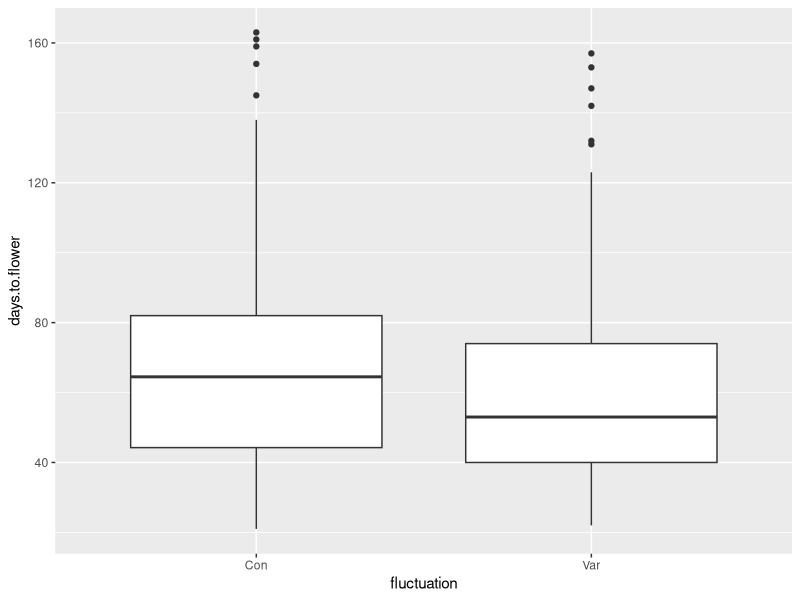
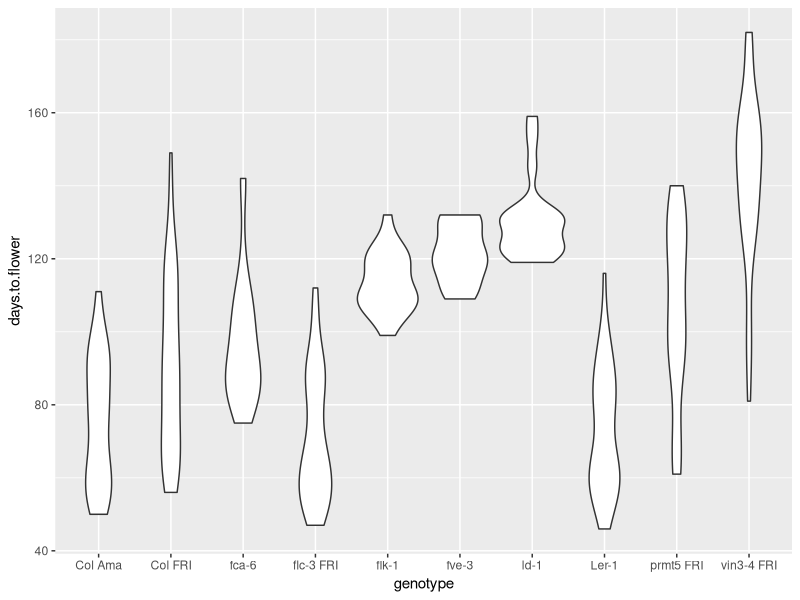
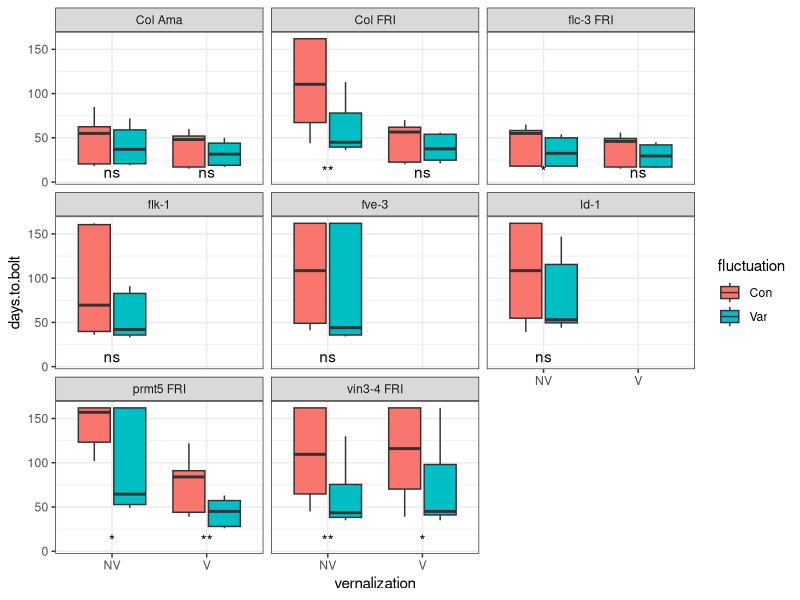

The R script that drew these images, in order:
# Charger les librairies
library(tidyverse)

# Definir l'environnement de travail (session 4)
setwd("/Users/sandra/Desktop/BPMP/Teaching/2024-2025/L3_bioinfo_2024/2024_L3_R/session4_reorganisation/")

# Charger les donnees (burghardt_et_al_2015_expt1.txt) et les mettre dans un objet
expt1 <- read_tsv("data/burghardt_et_al_2015_expt1.txt")


# Selectionner des colonnes
colnames(expt1)

select(expt1, genotype, temperature)
select(expt1, -temperature)
select(expt1, contains("bolt"))

# Exercice 1: selectionnez les colonnes qui contiennent des donnees 
# mesurees en mm
colnames(expt1)
select(expt1, contains("mm"))

# BONUS: 
# Selection 1: selectionnez les colonnes dont le titre finit par "bolt"
select(expt1, ends_with("bolt"))
# Selection 2: Selectionnez les colonnes qui ne sont pas plant_nb et genotype
select(expt1, -plant_nb, - genotype)

# Filtrer des lignes
distinct(expt1, vernalization)

filter(expt1, vernalization=="V")
## nom de la colonne operateur valeur
# > superieur a
# >= superieur ou egal a
# < inferieur a (< -3, attention l'espace est essentiel)
# <= inferieur ou egal a
# == egal a (pour du texte et des chiffres)
# != different de (n'est pas egal a)
# %in% (est contenu dans une liste)

# 
# is.na() (is.na(blade.length.mm), garder les lignes avec des donnes manquantes
# dans la colonne blade.length.mm)
# !is.na (garde les lignes sans donnees manquantes pour la colonne en question)

# combiner plusieurs operations
# & ET
# | OU

filter(expt1, vernalization=="V" & fluctuation=="Var")
filter(expt1, vernalization=="V" & fluctuation=="var") # attention pas de message d'erreur
# mais ne retourne rien car il n'y a pas "var" mais "Var"
# Pour savoir ce qu'il y a dans la colonne fluctuation, utiliser distinct()
distinct(expt1, fluctuation)

filter(expt1, day.length=="8" | days.to.bolt > 85)
filter(expt1, day.length==8 | days.to.bolt > 85)

# Exercice 2 
# Cas 1: garder les plantes qui ne sont pas du background Ler et qui ont ete 
# traite avec une temperature fluctuante
filter(expt1, background!="Ler" & fluctuation=="Var")

# Cas 2: garder les plantes qui ont fleuries (bolt) en moins de 57 jours et qui 
# ont moins de 40 feuilles de rosette
filter(expt1, days.to.bolt<57 & rosette.leaf.num < 40)

# Cas 3: garder les plantes du genotype fca-6 pour qui le 
# blade.length.mm n'est pas manquant
filter(expt1, genotype=="fca-6" & !is.na(blade.length.mm))

## BONUS
# garder les lignes pour lesquelles le background contient Col
# sauvez le resultat dans un nouvel objet et verifiez les valeurs avec distinct()
distinct(expt1, background)
filter(expt1, background=="Col" | background=="Col FRI")
filter(expt1, background!="Ler")

expt1_filtered <-filter(expt1, grepl('Col', background))
distinct(expt1_filtered, background)

# exporter un objet

write_tsv(expt1_filtered, file="data/expt1_background_contains_col.txt")

# chaines de commandes: %>% (pipe)
filter(expt1, vernalization=="V") %>% 
  select(genotype, total.leaf.length.mm)


# Exercice 3: utilisez le pipe ( %>% ) pour faire les 2 operations suivantes 
# a la suite:
# garder les plantes qui ne sont pas du background Ler et qui ont ete
# traitees avec une temperature fluctuantes
# et garder les colonnes qui contiennent le genotype, la longueur de blade 
# et des informations sur le bolting

filter(expt1, background!="Ler" & fluctuation=="Var") %>% 
  select(., genotype, blade.length.mm, contains("bolt"))



# BONUS: transformez l'enchainement de commandes suivant en utilisant
# des pipes plutot que des objets intermediaires
read_tsv("data/burghardt_et_al_2015_expt1.txt") %>% 
filter( fluctuation=="Con" & day.length==16) %>% 
select(days.to.bolt:total.leaf.length.mm) %>% 
summary()

# Combiner avec un graphique
expt1 %>% 
  filter(vernalization=="V") %>% 
  ggplot(aes(x=fluctuation, y=days.to.flower)) +
  geom_boxplot()

# Exercice 4
# En utilisant %>%  faites un violin plot du temps de floraison
# pour les differents genotypes, mais uniquement pour les plantes
# ayant pousse en jours court (8h)

filter(expt1, day.length==8) %>% 
  ggplot(aes(x=genotype, y=days.to.flower)) +
  geom_violin()

## BONUS
# Representez, pour les plantes qui contiennent le mot "Col"
# dans background et qui ont pousse a 22c, un boxplot de days.to.bolt
# en fonction de vernalization, colore en fonction de la fluctuation
# Separez les graphiques pour avoir un facet par genotype
# Utilisez le theme theme_bw
## Interpretez le resultat

library(ggpubr)

filter(expt1, grepl("Col", background) & temperature==22) %>% 
  ggplot(aes(x=vernalization, y=days.to.bolt, fill=fluctuation)) +
  geom_boxplot() +
  facet_wrap(~genotype) +
  theme_bw() +
  stat_compare_means(label="p.signif", label.y=5)

# mutate()
expt1.cm <- mutate(expt1, total.leaf.length.cm= total.leaf.length.mm/10)

expt1.cm <- mutate(expt1, 
                   total.leaf.length.cm= total.leaf.length.mm/10,
                   blade.length.cm=blade.length.mm/10)

# Exercice 5
# Creez une nouvelle colonne blade.ratio avec la ratio
# de blade.length.mm et total.leaf.length.mm

expt1_ratio <- mutate(expt1, blade.ratio=blade.length.mm/total.leaf.length.mm)

## BONUS
# creez une nouvelle colonne "late_flowering" qui contient TRUE si 
# days.to.bolt est syperieur a 70 et FALSE sinon
expt1_late <-mutate(expt1, late_flowering=case_when(days.to.bolt > 70 ~ TRUE,
                                       days.to.bolt < 70 ~ FALSE))

expt1_late <-mutate(expt1, late_flowering=if_else(days.to.bolt > 70, "late", "early"))
